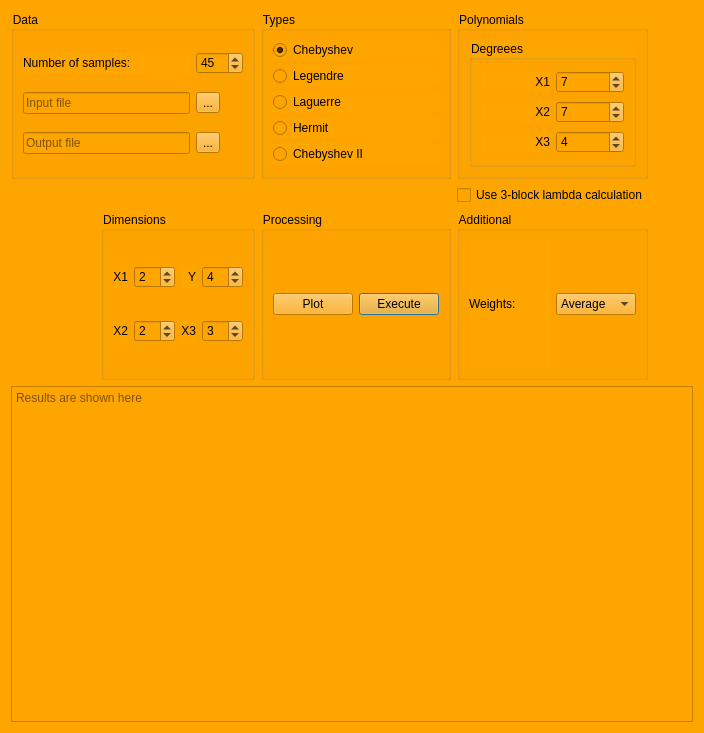
<?xml version="1.0" encoding="UTF-8"?>
<ui version="4.0">
 <class>Form</class>
 <widget class="QWidget" name="Form">
  <property name="geometry">
   <rect>
    <x>0</x>
    <y>0</y>
    <width>704</width>
    <height>733</height>
   </rect>
  </property>
  <property name="windowTitle">
   <string>Form1</string>
  </property>
  <property name="styleSheet">
   <string notr="true">background-color: orange;</string>
  </property>
  <layout class="QGridLayout" name="gridLayout_2">
   <item row="2" column="2">
    <widget class="QGroupBox" name="groupBox_2">
     <property name="sizePolicy">
      <sizepolicy hsizetype="Fixed" vsizetype="Preferred">
       <horstretch>0</horstretch>
       <verstretch>0</verstretch>
      </sizepolicy>
     </property>
     <property name="title">
      <string>Dimensions</string>
     </property>
     <layout class="QGridLayout" name="gridLayout_3">
      <item row="1" column="1">
       <widget class="QSpinBox" name="x1_dim">
        <property name="value">
         <number>2</number>
        </property>
       </widget>
      </item>
      <item row="1" column="0">
       <widget class="QLabel" name="label_2">
        <property name="text">
         <string>X1</string>
        </property>
        <property name="alignment">
         <set>Qt::AlignRight|Qt::AlignTrailing|Qt::AlignVCenter</set>
        </property>
       </widget>
      </item>
      <item row="2" column="1">
       <widget class="QSpinBox" name="x2_dim">
        <property name="value">
         <number>2</number>
        </property>
       </widget>
      </item>
      <item row="2" column="0">
       <widget class="QLabel" name="label_3">
        <property name="text">
         <string>X2</string>
        </property>
        <property name="alignment">
         <set>Qt::AlignRight|Qt::AlignTrailing|Qt::AlignVCenter</set>
        </property>
       </widget>
      </item>
      <item row="2" column="2">
       <widget class="QLabel" name="label_5">
        <property name="text">
         <string>X3</string>
        </property>
        <property name="alignment">
         <set>Qt::AlignRight|Qt::AlignTrailing|Qt::AlignVCenter</set>
        </property>
       </widget>
      </item>
      <item row="1" column="2">
       <widget class="QLabel" name="label_4">
        <property name="text">
         <string>Y</string>
        </property>
        <property name="alignment">
         <set>Qt::AlignRight|Qt::AlignTrailing|Qt::AlignVCenter</set>
        </property>
       </widget>
      </item>
      <item row="2" column="3">
       <widget class="QSpinBox" name="x3_dim">
        <property name="value">
         <number>3</number>
        </property>
       </widget>
      </item>
      <item row="1" column="3">
       <widget class="QSpinBox" name="y_dim">
        <property name="value">
         <number>4</number>
        </property>
       </widget>
      </item>
     </layout>
    </widget>
   </item>
   <item row="2" column="3">
    <widget class="QGroupBox" name="groupBox_6">
     <property name="title">
      <string>Processing</string>
     </property>
     <layout class="QHBoxLayout" name="horizontalLayout_2">
      <item>
       <widget class="QPushButton" name="plot_button">
        <property name="text">
         <string>Plot</string>
        </property>
       </widget>
      </item>
      <item>
       <widget class="QPushButton" name="exec_button">
        <property name="text">
         <string>Execute</string>
        </property>
        <property name="default">
         <bool>true</bool>
        </property>
        <property name="flat">
         <bool>false</bool>
        </property>
       </widget>
      </item>
     </layout>
    </widget>
   </item>
   <item row="6" column="0" rowspan="2" colspan="6">
    <widget class="QTextBrowser" name="results_field">
     <property name="lineWrapMode">
      <enum>QTextEdit::NoWrap</enum>
     </property>
     <property name="readOnly">
      <bool>true</bool>
     </property>
     <property name="html">
      <string>&lt;!DOCTYPE HTML PUBLIC &quot;-//W3C//DTD HTML 4.0//EN&quot; &quot;http://www.w3.org/TR/REC-html40/strict.dtd&quot;&gt;
&lt;html&gt;&lt;head&gt;&lt;meta name=&quot;qrichtext&quot; content=&quot;1&quot; /&gt;&lt;style type=&quot;text/css&quot;&gt;
p, li { white-space: pre-wrap; }
&lt;/style&gt;&lt;/head&gt;&lt;body style=&quot; font-family:'Ubuntu'; font-size:11pt; font-weight:400; font-style:normal;&quot;&gt;
&lt;p style=&quot;-qt-paragraph-type:empty; margin-top:0px; margin-bottom:0px; margin-left:0px; margin-right:0px; -qt-block-indent:0; text-indent:0px; font-family:'.Menio Regular'; font-size:10pt;&quot;&gt;&lt;br /&gt;&lt;/p&gt;&lt;/body&gt;&lt;/html&gt;</string>
     </property>
     <property name="placeholderText">
      <string>Results are shown here</string>
     </property>
    </widget>
   </item>
   <item row="0" column="4">
    <widget class="QGroupBox" name="groupBox_5">
     <property name="title">
      <string>Polynomials</string>
     </property>
     <layout class="QHBoxLayout" name="horizontalLayout">
      <item>
       <widget class="QGroupBox" name="groupBox_4">
        <property name="title">
         <string>Degreees</string>
        </property>
        <layout class="QGridLayout" name="gridLayout_4">
         <item row="0" column="0">
          <widget class="QLabel" name="label_6">
           <property name="text">
            <string>X1</string>
           </property>
           <property name="alignment">
            <set>Qt::AlignRight|Qt::AlignTrailing|Qt::AlignVCenter</set>
           </property>
          </widget>
         </item>
         <item row="2" column="1">
          <widget class="QSpinBox" name="x3_deg">
           <property name="value">
            <number>4</number>
           </property>
          </widget>
         </item>
         <item row="1" column="0">
          <widget class="QLabel" name="label_8">
           <property name="text">
            <string>X2</string>
           </property>
           <property name="alignment">
            <set>Qt::AlignRight|Qt::AlignTrailing|Qt::AlignVCenter</set>
           </property>
          </widget>
         </item>
         <item row="0" column="1">
          <widget class="QSpinBox" name="x1_deg">
           <property name="value">
            <number>7</number>
           </property>
          </widget>
         </item>
         <item row="1" column="1">
          <widget class="QSpinBox" name="x2_deg">
           <property name="value">
            <number>7</number>
           </property>
          </widget>
         </item>
         <item row="2" column="0">
          <widget class="QLabel" name="label_7">
           <property name="text">
            <string>X3</string>
           </property>
           <property name="alignment">
            <set>Qt::AlignRight|Qt::AlignTrailing|Qt::AlignVCenter</set>
           </property>
          </widget>
         </item>
        </layout>
       </widget>
      </item>
     </layout>
    </widget>
   </item>
   <item row="0" column="0" colspan="3">
    <widget class="QGroupBox" name="groupBox">
     <property name="autoFillBackground">
      <bool>false</bool>
     </property>
     <property name="title">
      <string>Data</string>
     </property>
     <layout class="QGridLayout" name="gridLayout_5">
      <item row="2" column="1">
       <widget class="QToolButton" name="select_output">
        <property name="text">
         <string>...</string>
        </property>
       </widget>
      </item>
      <item row="0" column="1">
       <widget class="QSpinBox" name="sample_spin">
        <property name="maximum">
         <number>999</number>
        </property>
        <property name="value">
         <number>45</number>
        </property>
       </widget>
      </item>
      <item row="1" column="1">
       <widget class="QToolButton" name="select_input">
        <property name="text">
         <string>...</string>
        </property>
       </widget>
      </item>
      <item row="1" column="0">
       <widget class="QLineEdit" name="line_input">
        <property name="placeholderText">
         <string>Input file</string>
        </property>
       </widget>
      </item>
      <item row="0" column="0">
       <widget class="QLabel" name="label">
        <property name="text">
         <string>Number of samples:</string>
        </property>
       </widget>
      </item>
      <item row="2" column="0">
       <widget class="QLineEdit" name="line_output">
        <property name="placeholderText">
         <string>Output file</string>
        </property>
       </widget>
      </item>
     </layout>
    </widget>
   </item>
   <item row="0" column="3">
    <widget class="QGroupBox" name="groupBox_3">
     <property name="title">
      <string>Types</string>
     </property>
     <layout class="QVBoxLayout" name="verticalLayout">
      <item>
       <widget class="QRadioButton" name="radio_cheb1">
        <property name="text">
         <string>Chebyshev</string>
        </property>
        <property name="checked">
         <bool>true</bool>
        </property>
       </widget>
      </item>
      <item>
       <widget class="QRadioButton" name="radio_legend">
        <property name="text">
         <string>Legendre</string>
        </property>
       </widget>
      </item>
      <item>
       <widget class="QRadioButton" name="radio_lagg">
        <property name="text">
         <string>Laguerre</string>
        </property>
       </widget>
      </item>
      <item>
       <widget class="QRadioButton" name="radio_herm">
        <property name="text">
         <string>Hermit</string>
        </property>
       </widget>
      </item>
      <item>
       <widget class="QRadioButton" name="radio_cheb2">
        <property name="text">
         <string>Chebyshev II</string>
        </property>
       </widget>
      </item>
     </layout>
    </widget>
   </item>
   <item row="2" column="4">
    <widget class="QGroupBox" name="groupBox_7">
     <property name="title">
      <string>Additional</string>
     </property>
     <layout class="QHBoxLayout" name="horizontalLayout_3">
      <item>
       <widget class="QLabel" name="label_9">
        <property name="text">
         <string>Weights:</string>
        </property>
       </widget>
      </item>
      <item>
       <widget class="QComboBox" name="weights_box">
        <item>
         <property name="text">
          <string>Average</string>
         </property>
        </item>
        <item>
         <property name="text">
          <string>Scaled</string>
         </property>
        </item>
       </widget>
      </item>
     </layout>
    </widget>
   </item>
   <item row="1" column="4">
    <widget class="QCheckBox" name="lambda_check">
     <property name="text">
      <string>Use 3-block lambda calculation</string>
     </property>
    </widget>
   </item>
  </layout>
 </widget>
 <tabstops>
  <tabstop>radio_cheb1</tabstop>
  <tabstop>radio_cheb2</tabstop>
  <tabstop>radio_legend</tabstop>
  <tabstop>radio_lagg</tabstop>
  <tabstop>radio_herm</tabstop>
  <tabstop>x1_deg</tabstop>
  <tabstop>x2_deg</tabstop>
  <tabstop>x3_deg</tabstop>
  <tabstop>x1_dim</tabstop>
  <tabstop>x2_dim</tabstop>
  <tabstop>sample_spin</tabstop>
  <tabstop>line_input</tabstop>
  <tabstop>select_input</tabstop>
  <tabstop>line_output</tabstop>
  <tabstop>select_output</tabstop>
  <tabstop>exec_button</tabstop>
  <tabstop>results_field</tabstop>
 </tabstops>
 <resources/>
 <connections>
  <connection>
   <sender>exec_button</sender>
   <signal>clicked()</signal>
   <receiver>Form</receiver>
   <slot>exec_clicked()</slot>
   <hints>
    <hint type="sourcelabel">
     <x>379</x>
     <y>219</y>
    </hint>
    <hint type="destinationlabel">
     <x>309</x>
     <y>199</y>
    </hint>
   </hints>
  </connection>
  <connection>
   <sender>plot_button</sender>
   <signal>clicked()</signal>
   <receiver>Form</receiver>
   <slot>plot_clicked()</slot>
   <hints>
    <hint type="sourcelabel">
     <x>526</x>
     <y>219</y>
    </hint>
    <hint type="destinationlabel">
     <x>309</x>
     <y>199</y>
    </hint>
   </hints>
  </connection>
  <connection>
   <sender>sample_spin</sender>
   <signal>valueChanged(int)</signal>
   <receiver>Form</receiver>
   <slot>samples_modified(int)</slot>
   <hints>
    <hint type="sourcelabel">
     <x>568</x>
     <y>53</y>
    </hint>
    <hint type="destinationlabel">
     <x>309</x>
     <y>199</y>
    </hint>
   </hints>
  </connection>
  <connection>
   <sender>select_input</sender>
   <signal>clicked()</signal>
   <receiver>Form</receiver>
   <slot>input_clicked()</slot>
   <hints>
    <hint type="sourcelabel">
     <x>557</x>
     <y>95</y>
    </hint>
    <hint type="destinationlabel">
     <x>309</x>
     <y>199</y>
    </hint>
   </hints>
  </connection>
  <connection>
   <sender>select_output</sender>
   <signal>clicked()</signal>
   <receiver>Form</receiver>
   <slot>output_clicked()</slot>
   <hints>
    <hint type="sourcelabel">
     <x>557</x>
     <y>136</y>
    </hint>
    <hint type="destinationlabel">
     <x>309</x>
     <y>199</y>
    </hint>
   </hints>
  </connection>
  <connection>
   <sender>x1_dim</sender>
   <signal>valueChanged(int)</signal>
   <receiver>Form</receiver>
   <slot>dimension_modified(int)</slot>
   <hints>
    <hint type="sourcelabel">
     <x>361</x>
     <y>44</y>
    </hint>
    <hint type="destinationlabel">
     <x>309</x>
     <y>199</y>
    </hint>
   </hints>
  </connection>
  <connection>
   <sender>x2_dim</sender>
   <signal>valueChanged(int)</signal>
   <receiver>Form</receiver>
   <slot>dimension_modified(int)</slot>
   <hints>
    <hint type="sourcelabel">
     <x>361</x>
     <y>78</y>
    </hint>
    <hint type="destinationlabel">
     <x>309</x>
     <y>199</y>
    </hint>
   </hints>
  </connection>
  <connection>
   <sender>x3_dim</sender>
   <signal>valueChanged(int)</signal>
   <receiver>Form</receiver>
   <slot>dimension_modified(int)</slot>
   <hints>
    <hint type="sourcelabel">
     <x>361</x>
     <y>112</y>
    </hint>
    <hint type="destinationlabel">
     <x>309</x>
     <y>199</y>
    </hint>
   </hints>
  </connection>
  <connection>
   <sender>x1_deg</sender>
   <signal>valueChanged(int)</signal>
   <receiver>Form</receiver>
   <slot>degree_modified(int)</slot>
   <hints>
    <hint type="sourcelabel">
     <x>227</x>
     <y>81</y>
    </hint>
    <hint type="destinationlabel">
     <x>309</x>
     <y>199</y>
    </hint>
   </hints>
  </connection>
  <connection>
   <sender>x2_deg</sender>
   <signal>valueChanged(int)</signal>
   <receiver>Form</receiver>
   <slot>degree_modified(int)</slot>
   <hints>
    <hint type="sourcelabel">
     <x>227</x>
     <y>131</y>
    </hint>
    <hint type="destinationlabel">
     <x>309</x>
     <y>199</y>
    </hint>
   </hints>
  </connection>
  <connection>
   <sender>x3_deg</sender>
   <signal>valueChanged(int)</signal>
   <receiver>Form</receiver>
   <slot>degree_modified(int)</slot>
   <hints>
    <hint type="sourcelabel">
     <x>244</x>
     <y>133</y>
    </hint>
    <hint type="destinationlabel">
     <x>309</x>
     <y>199</y>
    </hint>
   </hints>
  </connection>
  <connection>
   <sender>radio_cheb1</sender>
   <signal>toggled(bool)</signal>
   <receiver>Form</receiver>
   <slot>type_modified(bool)</slot>
   <hints>
    <hint type="sourcelabel">
     <x>86</x>
     <y>78</y>
    </hint>
    <hint type="destinationlabel">
     <x>309</x>
     <y>199</y>
    </hint>
   </hints>
  </connection>
  <connection>
   <sender>radio_cheb2</sender>
   <signal>toggled(bool)</signal>
   <receiver>Form</receiver>
   <slot>type_modified(bool)</slot>
   <hints>
    <hint type="sourcelabel">
     <x>86</x>
     <y>78</y>
    </hint>
    <hint type="destinationlabel">
     <x>309</x>
     <y>199</y>
    </hint>
   </hints>
  </connection>
  <connection>
   <sender>radio_herm</sender>
   <signal>toggled(bool)</signal>
   <receiver>Form</receiver>
   <slot>type_modified(bool)</slot>
   <hints>
    <hint type="sourcelabel">
     <x>86</x>
     <y>186</y>
    </hint>
    <hint type="destinationlabel">
     <x>309</x>
     <y>199</y>
    </hint>
   </hints>
  </connection>
  <connection>
   <sender>radio_lagg</sender>
   <signal>toggled(bool)</signal>
   <receiver>Form</receiver>
   <slot>type_modified(bool)</slot>
   <hints>
    <hint type="sourcelabel">
     <x>86</x>
     <y>150</y>
    </hint>
    <hint type="destinationlabel">
     <x>309</x>
     <y>199</y>
    </hint>
   </hints>
  </connection>
  <connection>
   <sender>radio_legend</sender>
   <signal>toggled(bool)</signal>
   <receiver>Form</receiver>
   <slot>type_modified(bool)</slot>
   <hints>
    <hint type="sourcelabel">
     <x>86</x>
     <y>114</y>
    </hint>
    <hint type="destinationlabel">
     <x>309</x>
     <y>199</y>
    </hint>
   </hints>
  </connection>
  <connection>
   <sender>Form</sender>
   <signal>output_changed(QString)</signal>
   <receiver>line_output</receiver>
   <slot>setText(QString)</slot>
   <hints>
    <hint type="sourcelabel">
     <x>309</x>
     <y>199</y>
    </hint>
    <hint type="destinationlabel">
     <x>483</x>
     <y>136</y>
    </hint>
   </hints>
  </connection>
  <connection>
   <sender>Form</sender>
   <signal>input_changed(QString)</signal>
   <receiver>line_input</receiver>
   <slot>setText(QString)</slot>
   <hints>
    <hint type="sourcelabel">
     <x>309</x>
     <y>199</y>
    </hint>
    <hint type="destinationlabel">
     <x>483</x>
     <y>95</y>
    </hint>
   </hints>
  </connection>
  <connection>
   <sender>line_input</sender>
   <signal>textChanged(QString)</signal>
   <receiver>Form</receiver>
   <slot>input_modified(QString)</slot>
   <hints>
    <hint type="sourcelabel">
     <x>483</x>
     <y>95</y>
    </hint>
    <hint type="destinationlabel">
     <x>309</x>
     <y>199</y>
    </hint>
   </hints>
  </connection>
  <connection>
   <sender>line_output</sender>
   <signal>textChanged(QString)</signal>
   <receiver>Form</receiver>
   <slot>output_modified(QString)</slot>
   <hints>
    <hint type="sourcelabel">
     <x>483</x>
     <y>136</y>
    </hint>
    <hint type="destinationlabel">
     <x>309</x>
     <y>199</y>
    </hint>
   </hints>
  </connection>
  <connection>
   <sender>lambda_check</sender>
   <signal>toggled(bool)</signal>
   <receiver>Form</receiver>
   <slot>lambda_calc_method_changed(bool)</slot>
   <hints>
    <hint type="sourcelabel">
     <x>301</x>
     <y>219</y>
    </hint>
    <hint type="destinationlabel">
     <x>309</x>
     <y>199</y>
    </hint>
   </hints>
  </connection>
  <connection>
   <sender>weights_box</sender>
   <signal>currentIndexChanged(QString)</signal>
   <receiver>Form</receiver>
   <slot>weights_modified(QString)</slot>
   <hints>
    <hint type="sourcelabel">
     <x>136</x>
     <y>220</y>
    </hint>
    <hint type="destinationlabel">
     <x>309</x>
     <y>199</y>
    </hint>
   </hints>
  </connection>
  <connection>
   <sender>y_dim</sender>
   <signal>valueChanged(int)</signal>
   <receiver>Form</receiver>
   <slot>dimension_modified(int)</slot>
   <hints>
    <hint type="sourcelabel">
     <x>378</x>
     <y>146</y>
    </hint>
    <hint type="destinationlabel">
     <x>311</x>
     <y>299</y>
    </hint>
   </hints>
  </connection>
 </connections>
 <slots>
  <signal>input_changed(QString)</signal>
  <signal>output_changed(QString)</signal>
  <signal>x1_dim_changed(int)</signal>
  <signal>x2_dim_changed(int)</signal>
  <signal>x3_dim_changed(int)</signal>
  <signal>x1_deg_changed(int)</signal>
  <signal>x2_deg_changed(int)</signal>
  <signal>x3_deg_changed(int)</signal>
  <signal>type_cheb()</signal>
  <signal>type_lege()</signal>
  <signal>type_lagg()</signal>
  <signal>type_herm()</signal>
  <slot>input_clicked()</slot>
  <slot>output_clicked()</slot>
  <slot>samples_modified(int)</slot>
  <slot>dimension_modified(int)</slot>
  <slot>degree_modified(int)</slot>
  <slot>type_modified(bool)</slot>
  <slot>plot_clicked()</slot>
  <slot>exec_clicked()</slot>
  <slot>input_modified(QString)</slot>
  <slot>output_modified(QString)</slot>
  <slot>weights_modified(QString)</slot>
  <slot>lambda_calc_method_changed(bool)</slot>
 </slots>
</ui>
